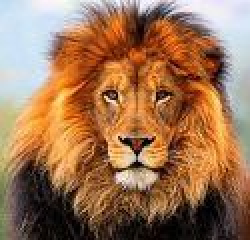
#> input picture lion.jpg, 125 x 120 px (shown 2 times larger)
$ python sec6_Fourier.py
#> lines starting #> are read from the running program, lines starting #| are printed output that depends on the picture
import cv2
import numpy as np
import matplotlib.pyplot as plt

img = cv2.imread("lion.jpg",0)
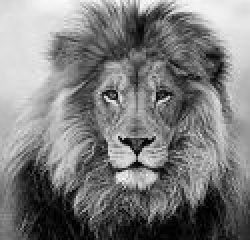
#> img: shape (120, 125) (shown 2 times larger); min 0, max 252, mean 124.8

fft = np.fft.fft2(img)
fft_shift = np.abs(np.fft.fftshift(fft))
magnitude_spectrum = np.log1p(fft_shift)
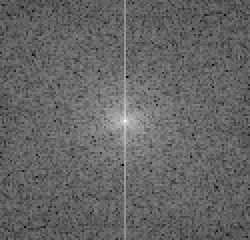
#> magnitude_spectrum: shape (120, 125) float64 (shown 2 times larger); min 2.98, max 14.44, mean 7.55; drawn with min black and max white

plt.figure(figsize=(12,6))

plt.subplot(1,2,1)
plt.imshow(img, cmap="gray")
plt.title("img")
plt.axis("off")

plt.subplot(1,2,2)
plt.imshow(magnitude_spectrum,cmap="gray")
plt.title("magnitude_spectrum")
plt.axis("off")

plt.show()
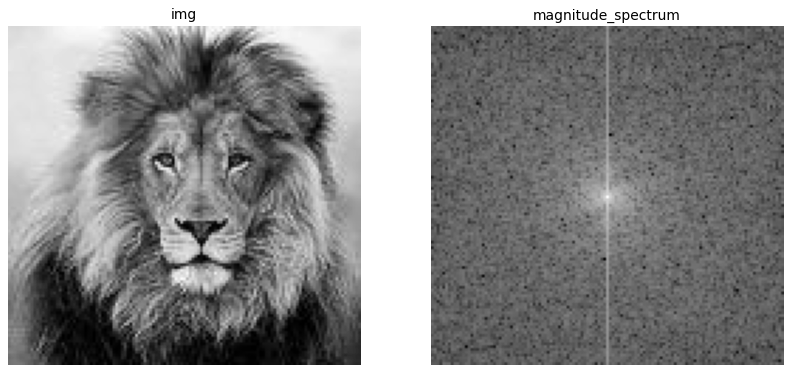
#> figure drawn by matplotlib, 2 panels
